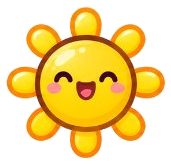
#> input picture art_src/morning_prep/sun_happy.png, 171 x 165 px, found by its file name; its folder holds 4 pictures in this run
$ python clean_edges.py
#> lines starting #> are read from the running program, lines starting #| are printed output that depends on the picture; after the words box and inside, x2 and y2 are one past the last pixel; in counts of white or black regions, pixels touching at a corner belong together
"""Clean the cut-out edges of small UI sprites and enlarge the stretched ones.

Some sprites were cut off a white background with hard (on/off) alpha, which
leaves a whitish fringe on dark backgrounds, and small ones stretched wide get
stair-stepped edges. (The old frame and weather panel art had both problems;
those are drawn in CSS now.)

For each sprite this script:
  1. removes light fringe pixels on the outer edge (lighter than the art
     just inside them),
  2. bleeds the inside colours out under the transparent area, so the
     enlarged edge blends into the art's own outline colour, not white,
  3. enlarges RGB with Lanczos and rebuilds alpha as a smooth anti-aliased
     edge.

Originals are kept in art_src/morning_prep/ and are the input; output goes to
public/sprites/morning_prep/. Run from the repo root:
    py -3.11 -I art_src/clean_edges.py
"""
import os
import sys

import numpy as np
from PIL import Image
from scipy import ndimage

SRC = os.path.join('art_src', 'morning_prep')
DST = os.path.join('public', 'sprites', 'morning_prep')

# name -> enlargement factor (1 = only clean the edge)
JOBS = {
    'sun_happy': 1,
}

LIGHTER_BY = 35      # a fringe pixel is this much lighter than the art inside it
FRINGE_PASSES = 2


def lum(rgb):
    return rgb[..., 0] * 0.299 + rgb[..., 1] * 0.587 + rgb[..., 2] * 0.114


def defringe(rgb, opaque):
    """Drop outer-edge pixels that are much lighter than the art next to them."""
    for _ in range(FRINGE_PASSES):
        inner = ndimage.binary_erosion(opaque, iterations=2)
        edge = opaque & ~ndimage.binary_erosion(opaque)
        if not inner.any():
            break
        L = lum(rgb)
        w = inner.astype(float)
        num = ndimage.uniform_filter(L * w, size=7)
        den = ndimage.uniform_filter(w, size=7)
        near = np.where(den > 0, num / np.maximum(den, 1e-6), L)
        drop = edge & (den > 0) & (L - near > LIGHTER_BY)
        if not drop.any():
            break
        opaque = opaque & ~drop
    return opaque


def bleed(rgb, opaque):
    """Give every transparent pixel the colour of the nearest opaque one."""
    _, (iy, ix) = ndimage.distance_transform_edt(~opaque, return_indices=True)
    return rgb[iy, ix]


def process(name, up):
    src = Image.open(os.path.join(SRC, name + '.png')).convert('RGBA')
    a = np.array(src).astype(float)
    rgb, alpha = a[..., :3], a[..., 3] / 255.0
    opaque = alpha > 0.5
    opaque = defringe(rgb, opaque)
    rgb = bleed(rgb, opaque)
    # Keep any real soft alpha inside the shape; the cleaned edge is 0/1.
    alpha = np.where(opaque, np.maximum(alpha, 0.0), 0.0)
    alpha = np.where(opaque & (alpha < 0.5), 1.0, alpha)

    h, w = alpha.shape
    W, H = w * up, h * up
    rgb_img = Image.fromarray(np.clip(rgb, 0, 255).astype(np.uint8), 'RGB')
    rgb_up = np.array(rgb_img.resize((W, H), Image.LANCZOS)).astype(float)

    # Smooth edge: blur the mask a little, enlarge, then tighten the ramp to
    # about 1.5 output px so it is soft but not blurry.
    soft = ndimage.gaussian_filter(alpha, sigma=0.6)
    a_up = np.array(Image.fromarray(soft.astype(np.float32), 'F').resize((W, H), Image.BICUBIC))
    ramp = 0.6 if up > 1 else 1.0
    a_up = np.clip((a_up - 0.5) / ramp + 0.5, 0.0, 1.0)

    out = np.dstack([np.clip(rgb_up, 0, 255), a_up * 255.0]).round().astype(np.uint8)
    Image.fromarray(out, 'RGBA').save(os.path.join(DST, name + '.png'), optimize=True)
    print('[OK] %s %dx%d -> %dx%d' % (name, w, h, W, H))


def main():
    names = sys.argv[1:] or list(JOBS)
    for n in names:
        process(n, JOBS[n])
#> in process, src is the input picture: PIL image 171x165 RGBA; mean R, G, B, A 244.7, 216, 144, 130.1
#> in process, `opaque = alpha > 0.5`:
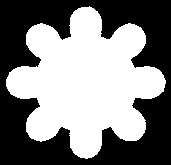
#> opaque: shape (165, 171) bool; 50.6% white; 1 black region, box (x1, y1, x2, y2) and area: (0, 0, 171, 165) 13931
#> the loop in defringe, `for _ in range(FRINGE_PASSES):` made 2 passes
#> pass 1, in defringe, `edge = opaque & ~ndimage.binary_erosion(opaque)`:
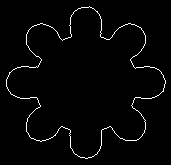
#> edge: shape (165, 171) bool; 2.2% white in thin lines or dots, all inside (x1, y1, x2, y2) = (6, 6, 166, 159)
#> pass 1, in defringe, `L = lum(rgb)`:
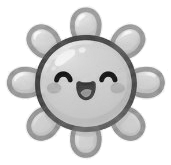
#> L: shape (165, 171) float64; min 12.86, max 255, mean 216.4
#> after the loop in defringe, `for _ in range(FRINGE_PASSES):`: opaque: shape (165, 171) bool; 48.5% white; 1 white region, box (x1, y1, x2, y2) and area: (7, 8, 165, 158) 13681
#> after the loop in defringe, `for _ in range(FRINGE_PASSES):`: w: shape (165, 171) float64; values 0 (black) and 1 (white), 44.3% white; 1 white region, box (x1, y1, x2, y2) and area: (9, 9, 163, 156) 12512
#> in bleed, `_, (iy, ix) = ndimage.distance_transform_edt(~opaque, return_indices=T..`:
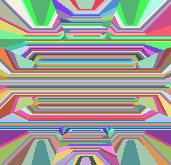
#> iy: shape (165, 171) int32; 150 distinct labels, from 8 to 157; one colour per label, 0 black
#> in bleed, `_, (iy, ix) = ndimage.distance_transform_edt(~opaque, return_indices=T..`:
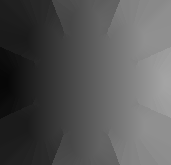
#> ix: shape (165, 171) int32; min 7, max 164, mean 85.1
#> in bleed, `return rgb[iy, ix]`:
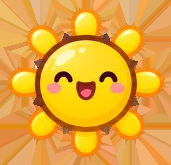
#> returned value: shape (165, 171, 3) float64; mean of channels 0, 1, 2 231.1, 167.3, 57.2; drawn as R, G, B
#> in process, `out = np.dstack([np.clip(rgb_up, 0, 255), a_up * 255.0]).round().astyp..`:
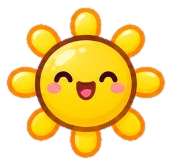
#> out: shape (165, 171, 4); mean R, G, B, A 231.1, 167.3, 57.2, 123.6; transparent parts drawn white
#| [OK] sun_happy 171x165 -> 171x165


if __name__ == '__main__':
    main()
